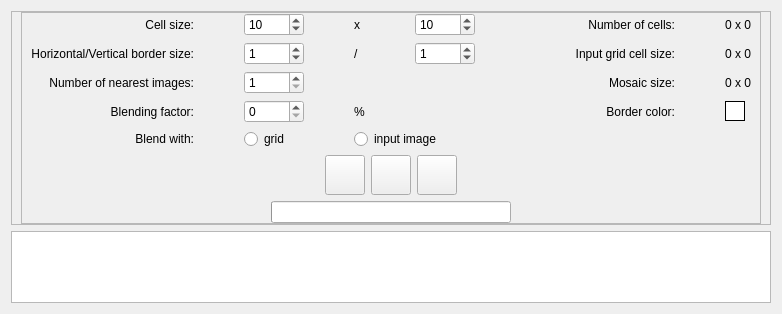
    <widget class="QWidget" name="mosaicTab">
     <attribute name="title">
      <string>Mosaic</string>
     </attribute>
     <layout class="QVBoxLayout" name="verticalLayout_8">
      <item>
       <widget class="QFrame" name="frame_9">
        <property name="sizePolicy">
         <sizepolicy hsizetype="Expanding" vsizetype="Fixed">
          <horstretch>0</horstretch>
          <verstretch>0</verstretch>
         </sizepolicy>
        </property>
        <property name="frameShape">
         <enum>QFrame::StyledPanel</enum>
        </property>
        <property name="frameShadow">
         <enum>QFrame::Raised</enum>
        </property>
        <layout class="QHBoxLayout" name="horizontalLayout_9">
         <property name="topMargin">
          <number>0</number>
         </property>
         <property name="bottomMargin">
          <number>0</number>
         </property>
         <item>
          <widget class="QFrame" name="frame_5">
           <property name="sizePolicy">
            <sizepolicy hsizetype="Fixed" vsizetype="Fixed">
             <horstretch>0</horstretch>
             <verstretch>0</verstretch>
            </sizepolicy>
           </property>
           <property name="frameShape">
            <enum>QFrame::StyledPanel</enum>
           </property>
           <property name="frameShadow">
            <enum>QFrame::Raised</enum>
           </property>
           <layout class="QVBoxLayout" name="verticalLayout_4">
            <property name="topMargin">
             <number>0</number>
            </property>
            <property name="rightMargin">
             <number>9</number>
            </property>
            <property name="bottomMargin">
             <number>0</number>
            </property>
            <item>
             <layout class="QHBoxLayout" name="horizontalLayout_4">
              <property name="spacing">
               <number>50</number>
              </property>
              <item>
               <layout class="QGridLayout" name="gridLayout_5">
                <property name="verticalSpacing">
                 <number>6</number>
                </property>
                <item row="0" column="3">
                 <widget class="QSpinBox" name="mosaicCellHeightSpinBox">
                  <property name="sizePolicy">
                   <sizepolicy hsizetype="Maximum" vsizetype="Fixed">
                    <horstretch>0</horstretch>
                    <verstretch>0</verstretch>
                   </sizepolicy>
                  </property>
                  <property name="minimumSize">
                   <size>
                    <width>60</width>
                    <height>0</height>
                   </size>
                  </property>
                  <property name="maximumSize">
                   <size>
                    <width>60</width>
                    <height>16777215</height>
                   </size>
                  </property>
                  <property name="minimum">
                   <number>1</number>
                  </property>
                  <property name="maximum">
                   <number>16777215</number>
                  </property>
                  <property name="value">
                   <number>10</number>
                  </property>
                 </widget>
                </item>
                <item row="1" column="2">
                 <widget class="QLabel" name="label_26">
                  <property name="text">
                   <string>/</string>
                  </property>
                 </widget>
                </item>
                <item row="0" column="6">
                 <widget class="QLabel" name="numGridCellsLabel_2">
                  <property name="text">
                   <string>0 x 0</string>
                  </property>
                 </widget>
                </item>
                <item row="1" column="6">
                 <widget class="QLabel" name="gridCellSizeLabel">
                  <property name="text">
                   <string>0 x 0</string>
                  </property>
                 </widget>
                </item>
                <item row="1" column="3">
                 <widget class="QSpinBox" name="mosaicYSpacesSpinBox">
                  <property name="sizePolicy">
                   <sizepolicy hsizetype="Maximum" vsizetype="Fixed">
                    <horstretch>0</horstretch>
                    <verstretch>0</verstretch>
                   </sizepolicy>
                  </property>
                  <property name="minimumSize">
                   <size>
                    <width>60</width>
                    <height>0</height>
                   </size>
                  </property>
                  <property name="maximumSize">
                   <size>
                    <width>60</width>
                    <height>16777215</height>
                   </size>
                  </property>
                  <property name="maximum">
                   <number>16777215</number>
                  </property>
                  <property name="value">
                   <number>1</number>
                  </property>
                 </widget>
                </item>
                <item row="0" column="0">
                 <widget class="QLabel" name="label_13">
                  <property name="sizePolicy">
                   <sizepolicy hsizetype="Minimum" vsizetype="Preferred">
                    <horstretch>0</horstretch>
                    <verstretch>0</verstretch>
                   </sizepolicy>
                  </property>
                  <property name="text">
                   <string>Cell size:</string>
                  </property>
                  <property name="alignment">
                   <set>Qt::AlignRight|Qt::AlignTrailing|Qt::AlignVCenter</set>
                  </property>
                 </widget>
                </item>
                <item row="2" column="6">
                 <widget class="QLabel" name="mosaicSizeLabel">
                  <property name="text">
                   <string>0 x 0</string>
                  </property>
                 </widget>
                </item>
                <item row="3" column="6">
                 <widget class="QPushButton" name="mosaicSpacesColorPushButton">
                  <property name="sizePolicy">
                   <sizepolicy hsizetype="Minimum" vsizetype="Fixed">
                    <horstretch>0</horstretch>
                    <verstretch>0</verstretch>
                   </sizepolicy>
                  </property>
                  <property name="minimumSize">
                   <size>
                    <width>20</width>
                    <height>20</height>
                   </size>
                  </property>
                  <property name="maximumSize">
                   <size>
                    <width>20</width>
                    <height>20</height>
                   </size>
                  </property>
                  <property name="toolTip">
                   <string>Border color</string>
                  </property>
                  <property name="autoFillBackground">
                   <bool>false</bool>
                  </property>
                  <property name="styleSheet">
                   <string notr="true">border: 1px solid black; 
background-color: white;</string>
                  </property>
                  <property name="text">
                   <string/>
                  </property>
                 </widget>
                </item>
                <item row="2" column="0">
                 <widget class="QLabel" name="label_24">
                  <property name="sizePolicy">
                   <sizepolicy hsizetype="Minimum" vsizetype="Preferred">
                    <horstretch>0</horstretch>
                    <verstretch>0</verstretch>
                   </sizepolicy>
                  </property>
                  <property name="text">
                   <string>Number of nearest images:</string>
                  </property>
                  <property name="alignment">
                   <set>Qt::AlignRight|Qt::AlignTrailing|Qt::AlignVCenter</set>
                  </property>
                 </widget>
                </item>
                <item row="3" column="0">
                 <widget class="QLabel" name="label_23">
                  <property name="sizePolicy">
                   <sizepolicy hsizetype="Minimum" vsizetype="Preferred">
                    <horstretch>0</horstretch>
                    <verstretch>0</verstretch>
                   </sizepolicy>
                  </property>
                  <property name="text">
                   <string>Blending factor:</string>
                  </property>
                  <property name="alignment">
                   <set>Qt::AlignRight|Qt::AlignTrailing|Qt::AlignVCenter</set>
                  </property>
                 </widget>
                </item>
                <item row="3" column="2">
                 <widget class="QLabel" name="label_5">
                  <property name="text">
                   <string>%</string>
                  </property>
                 </widget>
                </item>
                <item row="1" column="1">
                 <widget class="QSpinBox" name="mosaicXSpacesSpinBox">
                  <property name="sizePolicy">
                   <sizepolicy hsizetype="Maximum" vsizetype="Fixed">
                    <horstretch>0</horstretch>
                    <verstretch>0</verstretch>
                   </sizepolicy>
                  </property>
                  <property name="minimumSize">
                   <size>
                    <width>60</width>
                    <height>0</height>
                   </size>
                  </property>
                  <property name="maximumSize">
                   <size>
                    <width>60</width>
                    <height>16777215</height>
                   </size>
                  </property>
                  <property name="maximum">
                   <number>16777215</number>
                  </property>
                  <property name="value">
                   <number>1</number>
                  </property>
                 </widget>
                </item>
                <item row="0" column="1">
                 <widget class="QSpinBox" name="mosaicCellWidthSpinBox">
                  <property name="sizePolicy">
                   <sizepolicy hsizetype="Maximum" vsizetype="Fixed">
                    <horstretch>0</horstretch>
                    <verstretch>0</verstretch>
                   </sizepolicy>
                  </property>
                  <property name="minimumSize">
                   <size>
                    <width>60</width>
                    <height>0</height>
                   </size>
                  </property>
                  <property name="maximumSize">
                   <size>
                    <width>60</width>
                    <height>16777215</height>
                   </size>
                  </property>
                  <property name="minimum">
                   <number>1</number>
                  </property>
                  <property name="maximum">
                   <number>16777215</number>
                  </property>
                  <property name="value">
                   <number>10</number>
                  </property>
                 </widget>
                </item>
                <item row="2" column="1">
                 <widget class="QSpinBox" name="numNearestSpinBox">
                  <property name="sizePolicy">
                   <sizepolicy hsizetype="Maximum" vsizetype="Fixed">
                    <horstretch>0</horstretch>
                    <verstretch>0</verstretch>
                   </sizepolicy>
                  </property>
                  <property name="minimumSize">
                   <size>
                    <width>60</width>
                    <height>0</height>
                   </size>
                  </property>
                  <property name="maximumSize">
                   <size>
                    <width>60</width>
                    <height>16777215</height>
                   </size>
                  </property>
                  <property name="minimum">
                   <number>1</number>
                  </property>
                  <property name="maximum">
                   <number>16777215</number>
                  </property>
                 </widget>
                </item>
                <item row="1" column="0">
                 <widget class="QLabel" name="label_21">
                  <property name="sizePolicy">
                   <sizepolicy hsizetype="Minimum" vsizetype="Preferred">
                    <horstretch>0</horstretch>
                    <verstretch>0</verstretch>
                   </sizepolicy>
                  </property>
                  <property name="text">
                   <string>Horizontal/Vertical border size:</string>
                  </property>
                  <property name="alignment">
                   <set>Qt::AlignRight|Qt::AlignTrailing|Qt::AlignVCenter</set>
                  </property>
                 </widget>
                </item>
                <item row="0" column="2">
                 <widget class="QLabel" name="label_25">
                  <property name="sizePolicy">
                   <sizepolicy hsizetype="Maximum" vsizetype="Preferred">
                    <horstretch>0</horstretch>
                    <verstretch>0</verstretch>
                   </sizepolicy>
                  </property>
                  <property name="text">
                   <string>x</string>
                  </property>
                 </widget>
                </item>
                <item row="3" column="5">
                 <widget class="QLabel" name="label_28">
                  <property name="text">
                   <string>Border color:</string>
                  </property>
                  <property name="alignment">
                   <set>Qt::AlignRight|Qt::AlignTrailing|Qt::AlignVCenter</set>
                  </property>
                 </widget>
                </item>
                <item row="2" column="5">
                 <widget class="QLabel" name="label_29">
                  <property name="text">
                   <string>Mosaic size:</string>
                  </property>
                  <property name="alignment">
                   <set>Qt::AlignRight|Qt::AlignTrailing|Qt::AlignVCenter</set>
                  </property>
                 </widget>
                </item>
                <item row="1" column="4">
                 <spacer name="horizontalSpacer_8">
                  <property name="orientation">
                   <enum>Qt::Horizontal</enum>
                  </property>
                  <property name="sizeType">
                   <enum>QSizePolicy::Minimum</enum>
                  </property>
                  <property name="sizeHint" stdset="0">
                   <size>
                    <width>50</width>
                    <height>20</height>
                   </size>
                  </property>
                 </spacer>
                </item>
                <item row="3" column="1">
                 <widget class="QSpinBox" name="blendingSpinBox">
                  <property name="sizePolicy">
                   <sizepolicy hsizetype="Maximum" vsizetype="Fixed">
                    <horstretch>0</horstretch>
                    <verstretch>0</verstretch>
                   </sizepolicy>
                  </property>
                  <property name="minimumSize">
                   <size>
                    <width>60</width>
                    <height>0</height>
                   </size>
                  </property>
                  <property name="maximumSize">
                   <size>
                    <width>60</width>
                    <height>16777215</height>
                   </size>
                  </property>
                  <property name="maximum">
                   <number>100</number>
                  </property>
                 </widget>
                </item>
                <item row="0" column="5">
                 <widget class="QLabel" name="label_30">
                  <property name="text">
                   <string>Number of cells:</string>
                  </property>
                  <property name="alignment">
                   <set>Qt::AlignRight|Qt::AlignTrailing|Qt::AlignVCenter</set>
                  </property>
                 </widget>
                </item>
                <item row="1" column="5">
                 <widget class="QLabel" name="label31">
                  <property name="text">
                   <string>Input grid cell size:</string>
                  </property>
                  <property name="alignment">
                   <set>Qt::AlignRight|Qt::AlignTrailing|Qt::AlignVCenter</set>
                  </property>
                 </widget>
                </item>
                <item row="4" column="0">
                 <widget class="QLabel" name="label_17">
                  <property name="text">
                   <string>Blend with:</string>
                  </property>
                  <property name="alignment">
                   <set>Qt::AlignRight|Qt::AlignTrailing|Qt::AlignVCenter</set>
                  </property>
                 </widget>
                </item>
                <item row="4" column="1">
                 <widget class="QRadioButton" name="blendGridRadioButton">
                  <property name="text">
                   <string>grid</string>
                  </property>
                 </widget>
                </item>
                <item row="4" column="2" colspan="2">
                 <widget class="QRadioButton" name="blendImageRadioButton">
                  <property name="text">
                   <string>input image</string>
                  </property>
                 </widget>
                </item>
               </layout>
              </item>
              <item>
               <layout class="QVBoxLayout" name="verticalLayout_6">
                <property name="bottomMargin">
                 <number>90</number>
                </property>
               </layout>
              </item>
             </layout>
            </item>
            <item>
             <layout class="QHBoxLayout" name="horizontalLayout_10">
              <item>
               <spacer name="horizontalSpacer_9">
                <property name="orientation">
                 <enum>Qt::Horizontal</enum>
                </property>
                <property name="sizeHint" stdset="0">
                 <size>
                  <width>40</width>
                  <height>20</height>
                 </size>
                </property>
               </spacer>
              </item>
              <item>
               <widget class="QPushButton" name="generateMosaicPushButton">
                <property name="enabled">
                 <bool>true</bool>
                </property>
                <property name="minimumSize">
                 <size>
                  <width>40</width>
                  <height>40</height>
                 </size>
                </property>
                <property name="maximumSize">
                 <size>
                  <width>40</width>
                  <height>40</height>
                 </size>
                </property>
                <property name="toolTip">
                 <string>Generate mosaic</string>
                </property>
                <property name="text">
                 <string/>
                </property>
                <property name="icon">
                 <iconset resource="resources.qrc">
                  <normaloff>:/icons/resources/Apply.png</normaloff>:/icons/resources/Apply.png</iconset>
                </property>
                <property name="iconSize">
                 <size>
                  <width>40</width>
                  <height>40</height>
                 </size>
                </property>
                <property name="checkable">
                 <bool>false</bool>
                </property>
               </widget>
              </item>
              <item>
               <widget class="QPushButton" name="saveMosaicPushButton">
                <property name="enabled">
                 <bool>true</bool>
                </property>
                <property name="minimumSize">
                 <size>
                  <width>40</width>
                  <height>40</height>
                 </size>
                </property>
                <property name="maximumSize">
                 <size>
                  <width>40</width>
                  <height>40</height>
                 </size>
                </property>
                <property name="toolTip">
                 <string>Save mosaic</string>
                </property>
                <property name="text">
                 <string/>
                </property>
                <property name="icon">
                 <iconset resource="resources.qrc">
                  <normaloff>:/icons/resources/Save.png</normaloff>:/icons/resources/Save.png</iconset>
                </property>
                <property name="iconSize">
                 <size>
                  <width>40</width>
                  <height>40</height>
                 </size>
                </property>
                <property name="checkable">
                 <bool>false</bool>
                </property>
               </widget>
              </item>
              <item>
               <widget class="QPushButton" name="resizeMosaicPushButton">
                <property name="enabled">
                 <bool>true</bool>
                </property>
                <property name="minimumSize">
                 <size>
                  <width>40</width>
                  <height>40</height>
                 </size>
                </property>
                <property name="maximumSize">
                 <size>
                  <width>40</width>
                  <height>40</height>
                 </size>
                </property>
                <property name="toolTip">
                 <string>Resize mosaic</string>
                </property>
                <property name="text">
                 <string/>
                </property>
                <property name="icon">
                 <iconset resource="resources.qrc">
                  <normaloff>:/icons/resources/arrow_plain_blue_NE_SE_SW_NW.png</normaloff>:/icons/resources/arrow_plain_blue_NE_SE_SW_NW.png</iconset>
                </property>
                <property name="iconSize">
                 <size>
                  <width>40</width>
                  <height>40</height>
                 </size>
                </property>
                <property name="checkable">
                 <bool>true</bool>
                </property>
               </widget>
              </item>
              <item>
               <spacer name="horizontalSpacer_10">
                <property name="orientation">
                 <enum>Qt::Horizontal</enum>
                </property>
                <property name="sizeHint" stdset="0">
                 <size>
                  <width>40</width>
                  <height>20</height>
                 </size>
                </property>
               </spacer>
              </item>
             </layout>
            </item>
            <item>
             <layout class="QHBoxLayout" name="horizontalLayout_11">
              <item>
               <spacer name="horizontalSpacer_11">
                <property name="orientation">
                 <enum>Qt::Horizontal</enum>
                </property>
                <property name="sizeHint" stdset="0">
                 <size>
                  <width>40</width>
                  <height>20</height>
                 </size>
                </property>
               </spacer>
              </item>
              <item>
               <widget class="QProgressBar" name="mosaicProgressBar">
                <property name="sizePolicy">
                 <sizepolicy hsizetype="Expanding" vsizetype="Fixed">
                  <horstretch>0</horstretch>
                  <verstretch>0</verstretch>
                 </sizepolicy>
                </property>
                <property name="minimumSize">
                 <size>
                  <width>150</width>
                  <height>0</height>
                 </size>
                </property>
                <property name="maximumSize">
                 <size>
                  <width>16777215</width>
                  <height>16777215</height>
                 </size>
                </property>
                <property name="value">
                 <number>0</number>
                </property>
                <property name="alignment">
                 <set>Qt::AlignCenter</set>
                </property>
                <property name="textVisible">
                 <bool>false</bool>
                </property>
               </widget>
              </item>
              <item>
               <spacer name="horizontalSpacer_12">
                <property name="orientation">
                 <enum>Qt::Horizontal</enum>
                </property>
                <property name="sizeHint" stdset="0">
                 <size>
                  <width>40</width>
                  <height>20</height>
                 </size>
                </property>
               </spacer>
              </item>
             </layout>
            </item>
           </layout>
          </widget>
         </item>
        </layout>
       </widget>
      </item>
      <item>
       <widget class="MyQGraphicsView" name="mosaicView">
        <property name="sizePolicy">
         <sizepolicy hsizetype="Preferred" vsizetype="Preferred">
          <horstretch>0</horstretch>
          <verstretch>0</verstretch>
         </sizepolicy>
        </property>
        <property name="contextMenuPolicy">
         <enum>Qt::ActionsContextMenu</enum>
        </property>
        <property name="frameShadow">
         <enum>QFrame::Plain</enum>
        </property>
        <property name="sizeAdjustPolicy">
         <enum>QAbstractScrollArea::AdjustToContents</enum>
        </property>
        <property name="alignment">
         <set>Qt::AlignLeading|Qt::AlignLeft|Qt::AlignTop</set>
        </property>
       </widget>
      </item>
     </layout>
    </widget>
